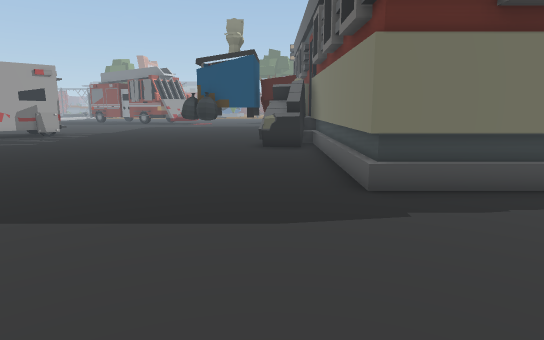
[1] (above)

21 first-person views from a walk through a Unity game level. The camera is 1.5 m above the floor, tilts 10° down and sees 75° across. The floor is counted in squares, 1 m on a side. Each view is taken from the middle of a square. On the plan, view 1 faces up. The plan holds only what a view shows up to about 16 squares ahead; the rest is blank. The place goes on beyond the plan. The player is left out. Some animated figures are left out.

[2]
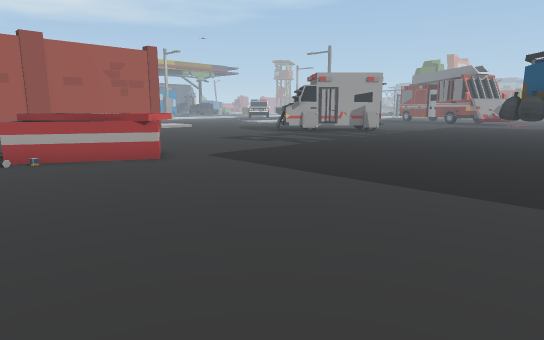

[3]
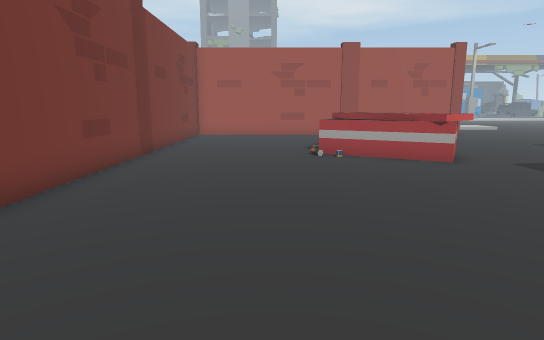

[4]
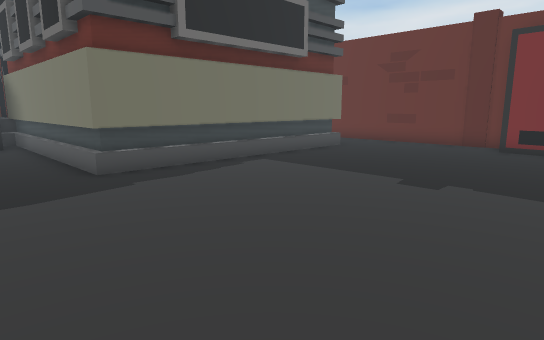

[5]
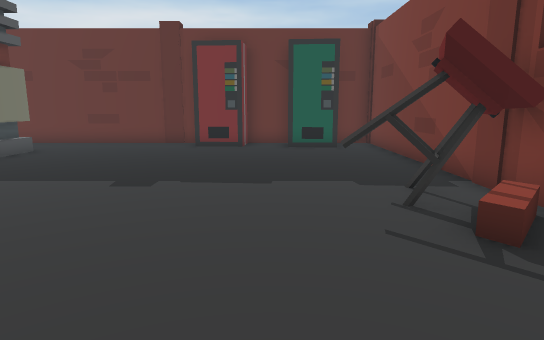

[6]
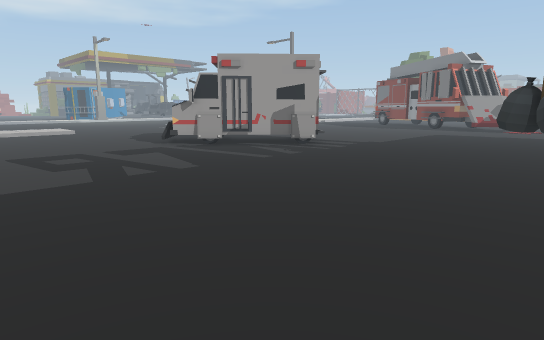

[7]
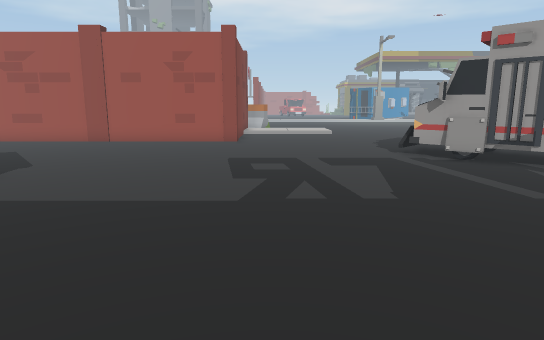

[8]
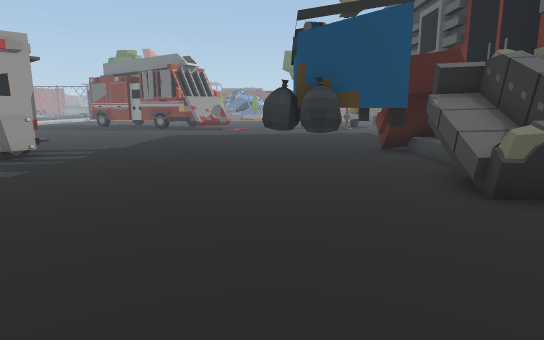

[9]
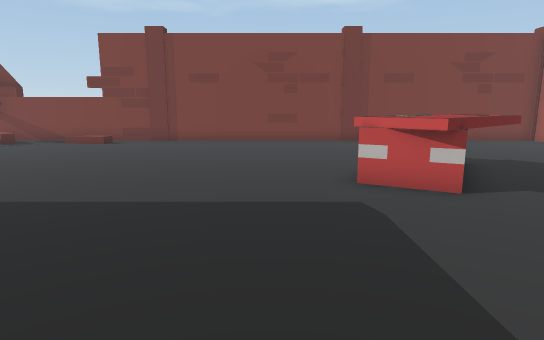

[10]
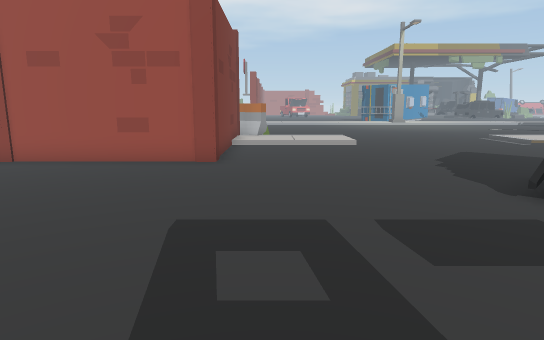

[11]
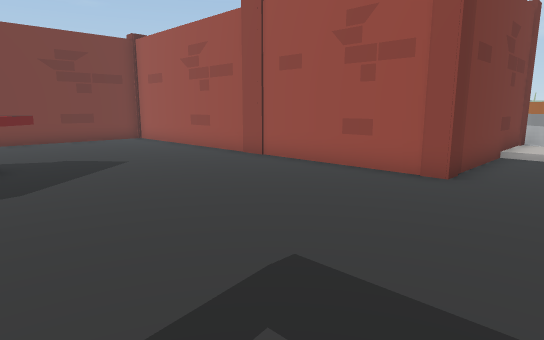

[12]
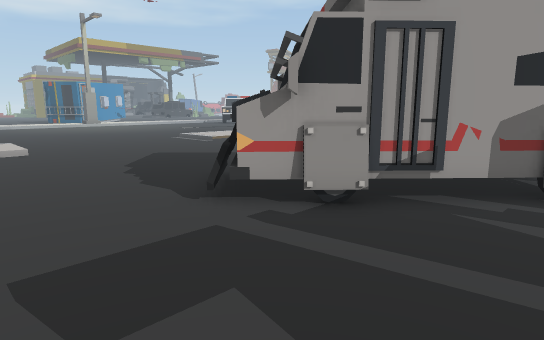

[13]
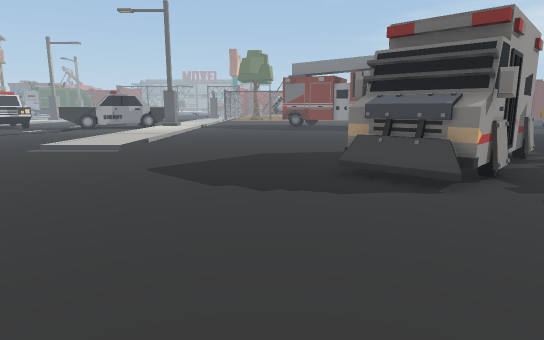

[14]
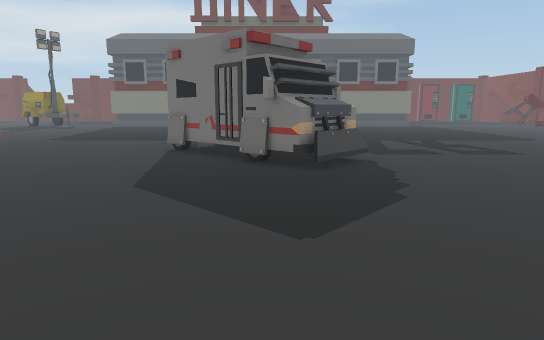

[15]
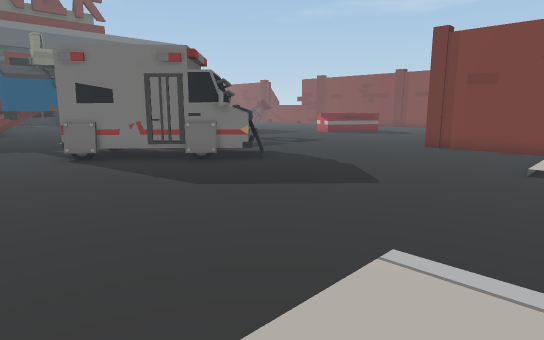

[16]
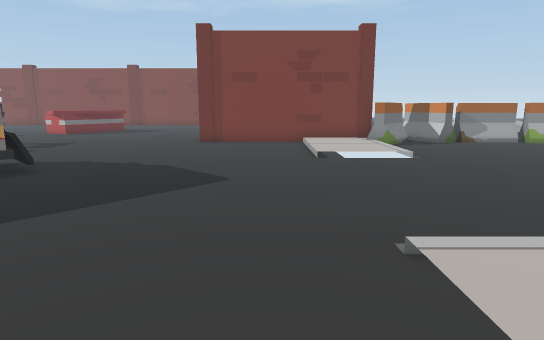

[17]
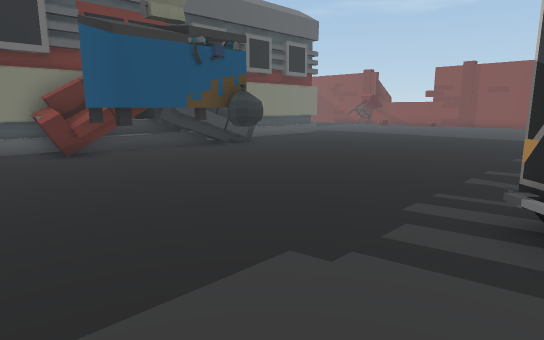

[18]
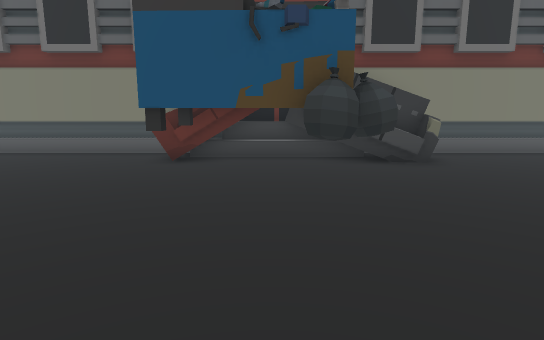

[19]
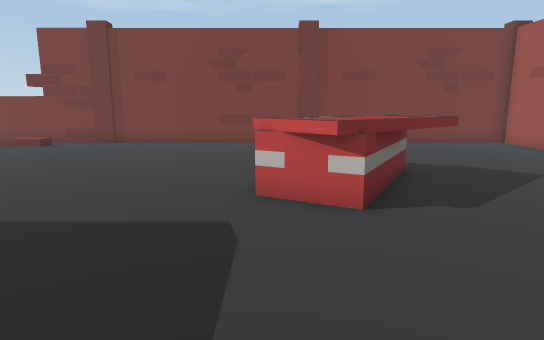

[20]
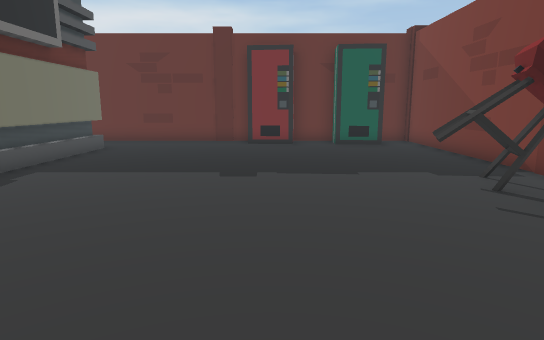

[21]
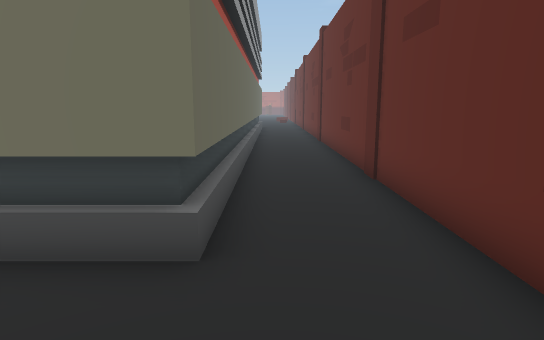

### Floor plan
Key: @ floor where view 1 was taken; # wall or solid block; . main floor; : floor 0.25 m higher than the main floor; / step, stairs or slope; S sofa; O other object.
Columns run from 27 left of view 1 to 14 right of it. Each row starts with its distance up from view 1.
 24 /::..........................#
 23 /::..........................#
 22 /::..........................#
 21 /::........................SS#
 20 .............##O........###SS#
 19 ............####O.......#  SS#        #..#
 18 ...........O####........## S##        #..#
 17 ..........O####........OO##SS#        #..#
 16 ..........OO #..........O..SS#        #..#
 15 ...........OO..............SS#        #..#
 14 ...........................SS#        #..#
 13 /::.........................S#        #..#
 12 /::..........................#        #..#
 11 /::..........................#        #..#
 10 /::..........................#        #..#
  9 O::..........................#        #..#
  8 ########.....................#        #..#
  7        #.....................##########..#
  6        #.................................#
  5        #.................................#
  4        #........O........................#
  3        #.......OOO.......................#
  2        #......OOOO.......................#
  1        #.....OOOO.......................O#
  0        #.......O...........@............OO
 -1        #................................O#
 -2        #.................................#
 -3        #........................O.......O#
 -4        #........................OO......O#
 -5        #..................OO..OOO........#
 -6        ###################################

Positions as (right, up) in squares from view 1, and headings:
1: (0, 0), facing up
2: (0, -2), facing up-left
3: (0, -2), facing left
4: (-1, -2), facing up-right
5: (-1, -2), facing right
6: (-2, 7), facing up-left
7: (-4, 10), facing left
8: (-4, 8), facing up
9: (-8, 10), facing down
10: (-10, 10), facing left
11: (-12, 11), facing down-left
12: (-11, 11), facing up-left
13: (-19, 8), facing up
14: (-26, 17), facing right
15: (-26, 24), facing down-right
16: (-23, 24), facing down
17: (-12, 24), facing down-right
18: (-10, 18), facing right
19: (-10, 9), facing down
20: (-2, 0), facing right
21: (12, 3), facing up
